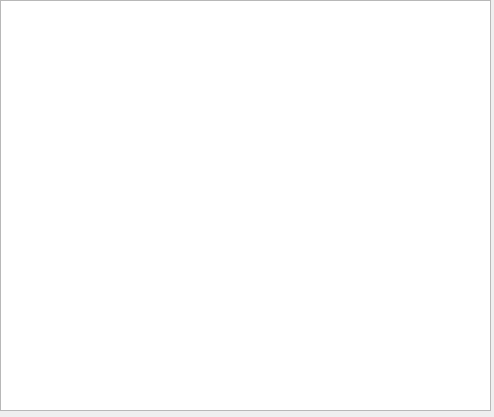
<?xml version="1.0" encoding="UTF-8"?>
<ui version="4.0">
 <class>IndicateurDebug</class>
 <widget class="QDialog" name="IndicateurDebug">
  <property name="geometry">
   <rect>
    <x>0</x>
    <y>0</y>
    <width>494</width>
    <height>417</height>
   </rect>
  </property>
  <property name="sizePolicy">
   <sizepolicy hsizetype="Maximum" vsizetype="Maximum">
    <horstretch>0</horstretch>
    <verstretch>0</verstretch>
   </sizepolicy>
  </property>
  <property name="windowTitle">
   <string>Debug</string>
  </property>
  <widget class="QTextEdit" name="text">
   <property name="geometry">
    <rect>
     <x>0</x>
     <y>0</y>
     <width>491</width>
     <height>411</height>
    </rect>
   </property>
   <property name="sizePolicy">
    <sizepolicy hsizetype="Maximum" vsizetype="Maximum">
     <horstretch>0</horstretch>
     <verstretch>0</verstretch>
    </sizepolicy>
   </property>
   <property name="readOnly">
    <bool>true</bool>
   </property>
  </widget>
 </widget>
 <resources/>
 <connections/>
</ui>
